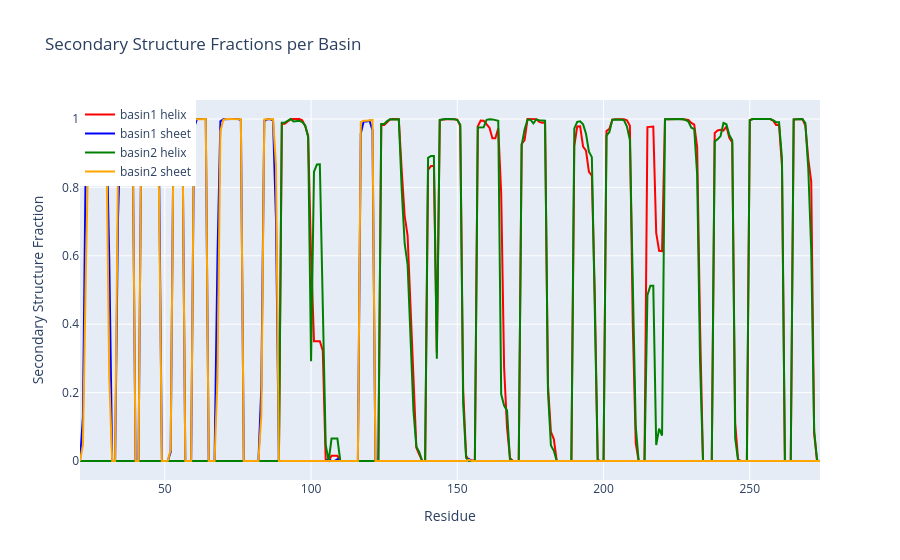

This figure's notebook cell:
### Code cell
Hprop_basin1,Eprop_basin1=dssp_convert(dssp[basin1frames])
Hprop_basin2,Eprop_basin2=dssp_convert(dssp[basin2frames])

fig = go.Figure()
fig.add_trace(go.Scatter(x=residue_num, y=Hprop_basin1, mode='lines', name='basin1 helix', line=dict(color='red')))
fig.add_trace(go.Scatter(x=residue_num, y=Eprop_basin1, mode='lines', name='basin1 sheet', line=dict(color='blue')))
fig.add_trace(go.Scatter(x=residue_num, y=Hprop_basin2, mode='lines', name='basin2 helix', line=dict(color='green')))
fig.add_trace(go.Scatter(x=residue_num, y=Eprop_basin2, mode='lines', name='basin2 sheet', line=dict(color='orange')))
fig.update_layout(title='Secondary Structure Fractions per Basin',
                  xaxis_title='Residue',
                  yaxis_title='Secondary Structure Fraction',
                  legend=dict(x=0, y=1))

### Figure 1 — Plotly figure (JSON) as saved in the notebook; plotly's stock layout.template omitted (floating-point values rounded to 4 significant figures; data arrays with more than 128 entries replaced by an {"elided": "..."} marker saying what was removed)
{"data": [{"line": {"color": "red"}, "mode": "lines", "name": "basin1 helix", "type": "scatter", "x": {"elided": "254 int values"}, "y": {"elided": "254 float values"}}, {"line": {"color": "blue"}, "mode": "lines", "name": "basin1 sheet", "type": "scatter", "x": {"elided": "254 int values"}, "y": {"elided": "254 float values"}}, {"line": {"color": "green"}, "mode": "lines", "name": "basin2 helix", "type": "scatter", "x": {"elided": "254 int values"}, "y": {"elided": "254 float values"}}, {"line": {"color": "orange"}, "mode": "lines", "name": "basin2 sheet", "type": "scatter", "x": {"elided": "254 int values"}, "y": {"elided": "254 float values"}}], "layout": {"legend": {"x": 0, "y": 1}, "title": {"text": "Secondary Structure Fractions per Basin"}, "xaxis": {"title": {"text": "Residue"}}, "yaxis": {"title": {"text": "Secondary Structure Fraction"}}}}
